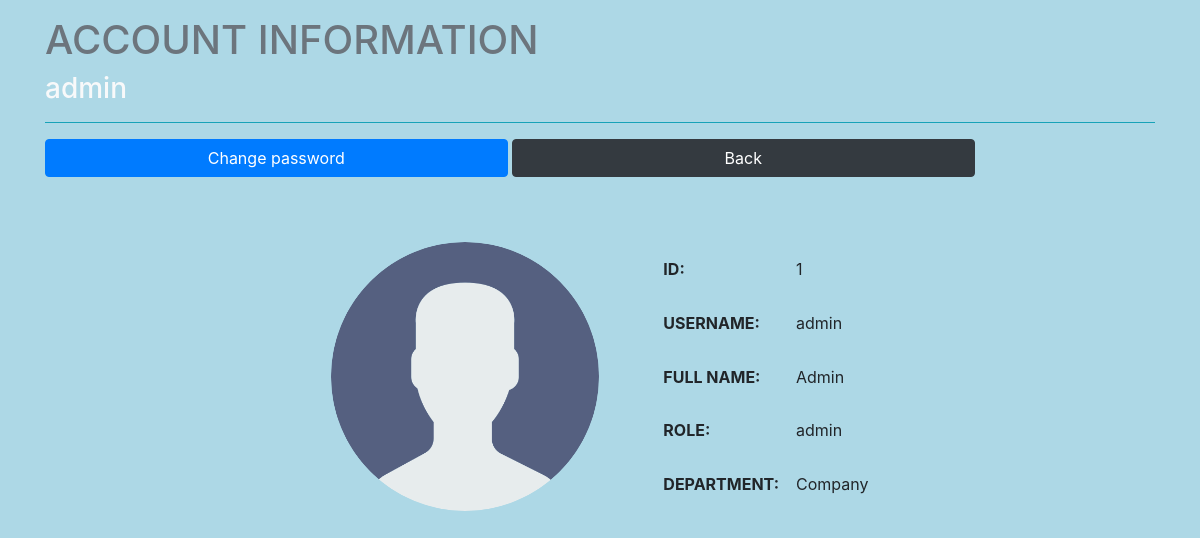
Page /admin/account.php (signed in) on the committed database.
### tables this page shows
CREATE TABLE `employee` (
  `id` int(11) NOT NULL,
  `username` varchar(255) NOT NULL,
  `password` varchar(255) NOT NULL,
  `firstname` varchar(255) NOT NULL,
  `lastname` varchar(255) NOT NULL,
  `role` varchar(255) NOT NULL DEFAULT 'employee',
  `department` varchar(255) DEFAULT NULL,
  `activated` bit(1) DEFAULT b'0',
  `avatar` varchar(255) NOT NULL DEFAULT 'images/user.png',
  `pass_md5` varchar(255) NOT NULL
);

### db.php (called while the page is built, shortened)
<?php
    function open_database(){
        $conn = new mysqli(HOST, USER, PASS, DB);
        return $conn;
    }
    function get_user_info($user){
        $sql = "select id, firstname, lastname, role, department, avatar from employee where username=?";
        $conn = open_database();
        $stm = $conn->prepare($sql);
        $stm->bind_param('s',$user);
        if(!$stm->execute()){
            return array('code'=>1,'error'=>'Command not execute');
        }
        $result = $stm->get_result();
        $data = $result->fetch_assoc();
        return array('code'=>0,'data'=>$data);
    }
?>

### admin/account.php (the view, shortened to what this page needs)
<?php
    require_once('../db.php');
   $user = $_SESSION['user'];
?>
<!DOCTYPE html>
<html lang="en">
<head>
	<link rel="stylesheet" href="https://maxcdn.bootstrapcdn.com/bootstrap/4.5.2/css/bootstrap.min.css">
    <link rel="stylesheet" href="https://use.fontawesome.com/releases/v5.7.2/css/all.css"
>
	<link rel="stylesheet" href="../style.css">
</head>
<body style="background-color: lightblue;">
    <section class="container" style="height: 70vh;">
		<h1 class="mt-3 text-secondary">ACCOUNT INFORMATION</h1>
        <h3 class="mt-1 mb-3 pb-3 border-bottom border-info text-light"><?=$user?></h3>
        <a class="btn btn-primary col-12 col-sm-5 " href="../change_pass.php">Change password</a>
        <a class="btn btn-dark col-12 col-sm-5" href="index.php">Back</a>
        <div class="ml-auto mr-auto account-container">
            <?php
                $data = get_user_info($user);
                if(!$data['code']){
                    $row = $data['data'];
                    ?>
                    <div class="image-box">
                        <img src="../<?=$row['avatar']?>" alt="Avatar">
                    </div>
                    <table>
                    <tr>
                        <th>ID:</th>
                        <td><?=$row['id']?></td>
                    </tr>
                    <tr>
                        <th>Username:</th>
                        <td><?=$user?></td>
                    </tr>
                    <tr>
                        <th>Full name:</th>
                        <td><?=$row['firstname']?> <?=$row['lastname']?></td>
                    </tr>
                    <tr>
                        <th>Role:</th>
                        <td><?=$row['role']?></td>
                    </tr>
                    <tr>
                        <th>Department:</th>
                        <td><?=$row['department']?></td>
                    </tr>
                    <?php
                }
            ?>
        </table>
        </div>
    </section>
</body>
</html>

### style.css (style rules this page uses)
* { box-sizing: border-box; }
body { background-color: #cccccc; }
.account-container { display: flex; justify-content: center; flex-wrap: wrap; align-items: center; height: 50vh; position: relative; padding: 2rem; }
.account-container .image-box { position: relative; height: 80%; margin-right: 2rem; }
.account-container table { height: 80%; }
.account-container th { padding-left: 2rem; padding-right: 1rem; text-transform: uppercase; }
.image-box img { display: block; height: 100%; width: 100%; border-radius: 50%; }

### rows in the picture
employee: avatar (placeholder picture), id "1", firstname "Admin", role "admin", department "Company"

### other values in the picture
$user "admin"
